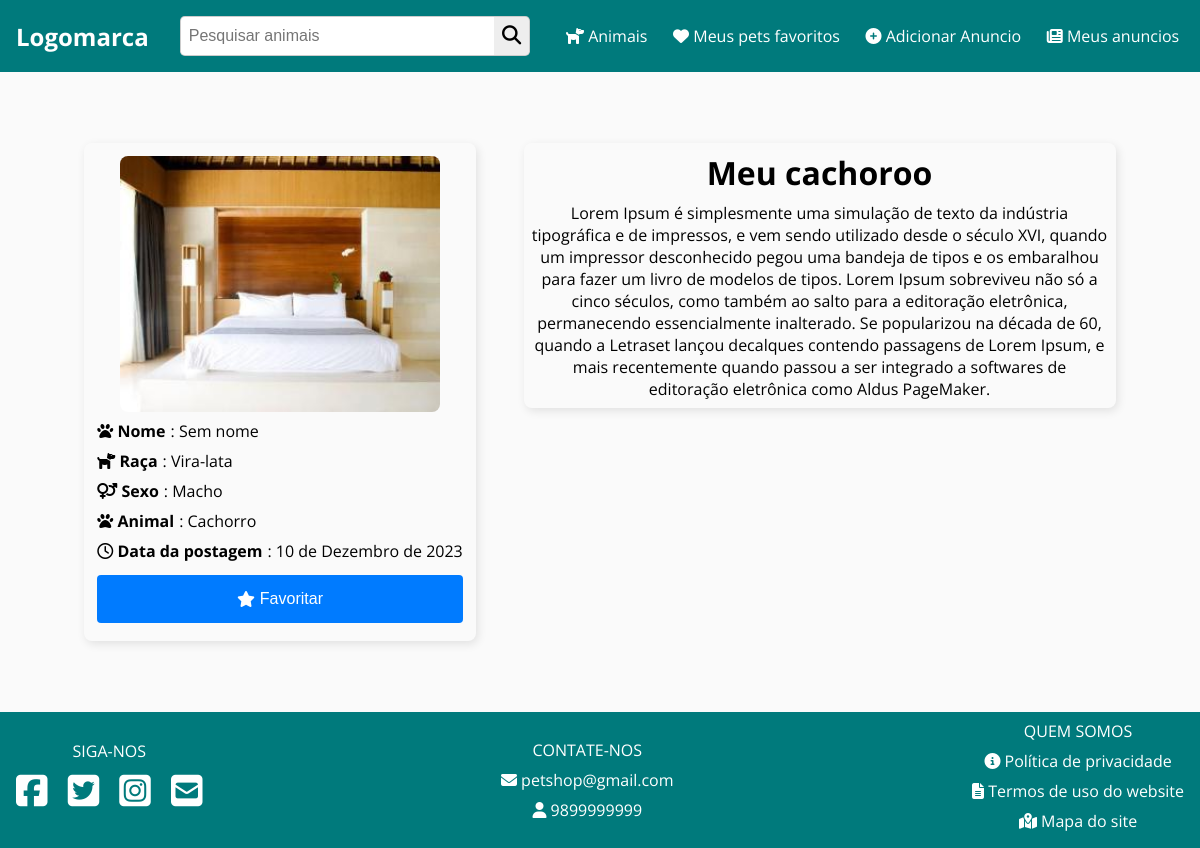
The page /infomacao-anuncio/1 on the database its author committed.
### animais/models.py (models this page shows, shortened)
class Animal(models.Model):
    user = models.ForeignKey(User,on_delete=models.CASCADE)
    img_animal = models.ImageField(upload_to='img_animal/', verbose_name='imagem do animal')
    titulo = models.CharField(max_length=200)
    nome_animal = models.CharField(max_length=50, default='Sem nome')
    raca = models.ForeignKey(RacaAnimal, verbose_name='raça',default='SRD (Sem Raça Definida)', on_delete=models.CASCADE)
    animal = models.ForeignKey(TipoAnimal, verbose_name='Animal', on_delete=models.CASCADE)
    sexo = models.CharField(max_length=1, choices=choices.SEXO_ANIMAL_CHOICES, verbose_name='sexo')
    idade = models.IntegerField()
    data_criacao = models.DateField(auto_now_add=True)
    observacao = models.TextField(default='sem observações')
    destaque = models.BooleanField(default=False)

class RacaAnimal(models.Model):
    raca = models.CharField(max_length=50, verbose_name='raça')
    def __str__(self):
        return self.raca

class TipoAnimal(models.Model):
    tipo_animal = models.CharField(max_length=50)
    def __str__(self):
        return self.tipo_animal

### animais/views.py (the view)
# urls.py: path('infomacao-anuncio/<int:id>',views.infomacao_anuncio,name='infomacao-anuncio'),
def infomacao_anuncio(request, id):
    animal = get_object_or_404(models.Animal, pk=id)
    return render(request, 'infomacao_anuncio.html', {'anuncio_animal': animal})

### animais/context_processors.py (called while the page is built)
def categorias_globais(request):
    animais = models.Animal.objects.all()
    tipo_animais = models.TipoAnimal.objects.all()
    return {'animais':animais,'tipos_animais':tipo_animais}

### animais/templates/infomacao_anuncio.html (shortened to what this page needs)
{% extends "base.html" %}
{% load static %}
{% block extra_head %}
<link rel="stylesheet" href="{% static 'css/infomacao_anuncio.css' %}">
{% endblock %}
{% block content %}
<div class="content-anuncio">
    <div class="info-anuncio">
        <div class="content-img-anuncio">
            <img src="{{anuncio_animal.img_animal.url }}" alt="{{ anuncio_animal.titulo }}">
        </div>
        <p><span class="campo-info"><i class="fas fa-paw"></i> Nome</span>: {{ anuncio_animal.nome_animal }}</p>
        <p><span class="campo-info"><i class="fas fa-dog"></i> Raça</span>: {{ anuncio_animal.raca }}</p>
        <p><span class="campo-info"><i class="fas fa-venus-mars"></i> Sexo</span>: {{ anuncio_animal.get_sexo_display }}
        </p>
        <p><span class="campo-info"><i class="fas fa-paw"></i> Animal</span>: {{ anuncio_animal.animal }}</p>
        <p><span class="campo-info"><i class="far fa-clock"></i> Data da postagem</span>: {{ anuncio_animal.data_criacao }}</p>
        <button type="submit"><i class="fas fa-star"></i> Favoritar</button>
    </div>
    <div class="sinopse-title">
        <h1>{{ anuncio_animal.titulo }}</h1>
        <p>{{ anuncio_animal.observacao }}</p>
    </div>
</div>
{% endblock %}

### static/css/base.css (style rules this page uses)
* { list-style: none; text-decoration: none; margin: 0; padding: 0; box-sizing: border-box; }
body { height: 100%; font-family: "Open Sans", sans-serif; background-color: #fafafa; }

### static/css/infomacao_anuncio.css (style rules this page uses)
.content-anuncio { display: flex; justify-content: center; gap: 0 3em; }
.info-anuncio { display: flex; flex-direction: column; gap: 0.5em 0; padding: 0.8em; box-shadow: 2px 3px 10px rgba(0, 0, 0, 0.1); border-radius: 0.5em; }
.campo-info { font-weight: bold; margin-right: 5px; }
.info-anuncio button { display: flex; align-items: center; gap: 0 0.3em; justify-content: center; background-color: #007bff; color: #fff; padding: 0.9375em 1.5625em; border: none; border-radius: 0.25em; cursor: pointer; font-size: 16px; width: 100%; margin: 0.3em 0; transition: all 0.4s ease-in-out; }
.content-img-anuncio { width: 100%; display: flex; align-items: center; justify-content: center; }
.info-anuncio img { width: 20em; border-radius: 0.5em; transition: all 0.4s ease-in-out; }
.sinopse-title { display: flex; flex-direction: column; gap: 0.5em 0; padding: 0.5em; box-shadow: 2px 3px 10px rgba(0, 0, 0, 0.1); text-align: center; border-radius: 0.5em; }
.sinopse-title { width: 50%; height: 20%; }

### rows shown on the page
Animal: img_animal (picture), nome_animal "Sem nome", raca "Vira-lata", sexo "Macho", animal "Cachorro", data_criacao "10 de Dezembro de 2023", titulo "Meu cachoroo", observacao "Lorem Ipsum é simplesmente uma simulação de texto da indústria tipográfica e de impressos, e vem sendo utilizado desde o século XVI, quando um impressor desconhecido pegou uma bandeja de tipos e os embaralhou para fazer um livro de modelos de tipos. Lorem Ipsum sobreviveu não só a cinco séculos, como também ao salto para a editoração eletrônica, permanecendo essencialmente inalterado. Se popularizou na década de 60, quando a Letraset lançou decalques contendo passagens de Lorem Ipsum, e mais recentemente quando passou a ser integrado a softwares de editoração eletrônica como Aldus PageMaker."
